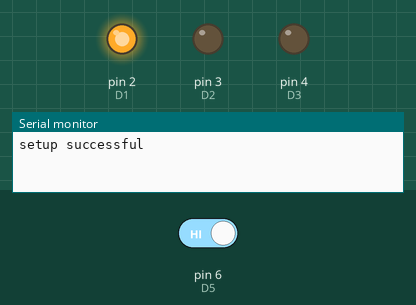
Recording of a sketch running on a simulated Arduino Uno, built with avr-gcc and run on an emulated ATmega328P. Shown: output pins drawn as LEDs (lit = HIGH), the last lines printed to the serial monitor. Inputs (shaded band) come from the test bench; at power-on: pin 6 (D5) HIGH. Pins used as bus, display or sensor lines are not drawn.

Above: at 0.1 s.
At 4.8 s:
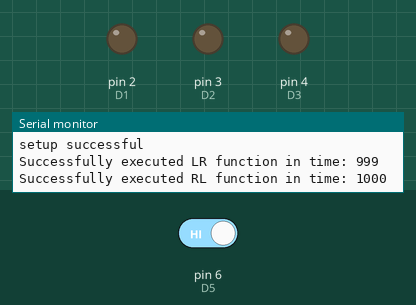
4.9 s: pin 6 (D5) driven LOW
At 5.3 s:
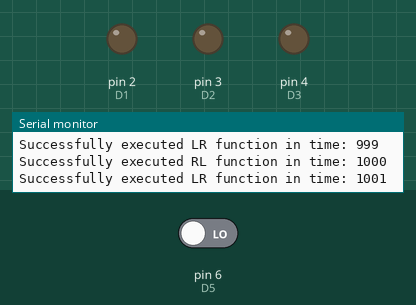
Timing chart, 0 to 7.9 s (numbered marks = the images above; inputs shaded):
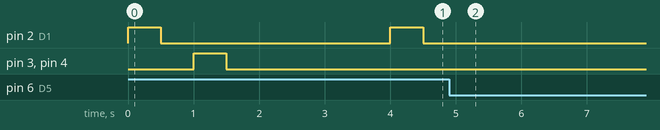

The sketch:

shb_test.ino
```cpp
//maximum frequency of oscialltion is the timer 1/timer loop
//TODO: replace with a non-blocking timer:
//TODO: time processes @BenShort
//this has no protection
//deadtimes in mns
const int MDT = 1; //change to actual value once measured with an oscilloscope
//Pins
const int D1 = 2;
const int D2 = 3;
const int D3 = 4;
const int D4 = 5;
const int D5 = 6;

//on time for LED test
const int on_time_LR = 500;
const int on_time_RL = 500;
const int off_time_LR = 500;
const int off_time_RL = 500;

long int t1, t2, t3, begin_timer, end_timer, delta_time;

void setup() {
  //Set up h-bridge pins:
  pinMode(D1, OUTPUT);
  pinMode(D2, OUTPUT);
  pinMode(D3, OUTPUT);
  pinMode(D4, OUTPUT);
  pinMode(D5, INPUT);

  //ensuring that all MOSFETS are open
  digitalWrite(D1, false);
  digitalWrite(D2, false);
  digitalWrite(D3, false);
  digitalWrite(D4, false);

  //serial
  Serial.begin(9600);
  Serial.println("setup successful");
}

//safety function to limit sensor
//returns allows the function to finish early
bool LR(double on_time, double off_time){
  //assumes that all gates are open by the time this function is reached
  //process of closing gates:
  digitalWrite(D1, true);
  digitalWrite(D4, true);


  //TODO: do we need delay, or how long does it take for the function to write anyway
  //TODO, add delay that it takes for the MOSFETS to actually switch the load on, needed to get the correct frequency as expected
  delay(MDT);
  //takes 4us to execute
  begin_timer = millis();

  //Safety Function
  //this limits the function to around 100kHz strobe, which is more than enough for the intended function
  if(!digitalRead(D5)){
    //emergency off
    digitalWrite(D1, false);
    digitalWrite(D2, false);
    digitalWrite(D3, false);
    digitalWrite(D4, false);

    delay(5000);

    //will this run extra time when we don't need to?
    while (!digitalRead(D5)){
      delay(5000);
    }
    //this allows us to skip the timers later on, which can be long!
    return true;
  }
  else{
    //off like normal
    end_timer = millis(); //takes 4us to execute
    delta_time = begin_timer - end_timer; //4us
    //total extra delay is 12us, therefore shouldn't really matter, with a strobe of 1kHz, that is only 0.12% error in the freq
    delay(on_time-MDT);
    digitalWrite(D1, false);
    digitalWrite(D4, false);
  }

  //Deadtime if the next instruction is to turn on the other side
  delay(MDT);
  delay(off_time - MDT);
  return false;
}
bool RL(double on_time, double off_time){
  //assumes that all gates are open by the time this function is reached
  //process of closing gates:
  digitalWrite(D2, true);
  digitalWrite(D3, true);


  //TODO: do we need delay, or how long does it take for the function to write anyway
  //TODO, add delay that it takes for the MOSFETS to actually switch the load on, needed to get the correct frequency as expected
  delay(MDT);
  //takes 4us to execute
  begin_timer = millis();

  //Safety Function
  //this limits the function to around 100kHz strobe, which is more than enough for the intended function
  if(!digitalRead(D5)){
    //emergency off
    digitalWrite(D2, false);
    digitalWrite(D1, false);
    digitalWrite(D3, false);
    digitalWrite(D4, false);

    delay(5000);
    Serial.println("Tripped");
    //will this run extra time when we don't need to?
    while (!digitalRead(D5)){
      Serial.println("Tripped");
      delay(5000);
    }
    //this allows us to skip the timers later on, which can be long!
    return true;
  }
  else{
    //off like normal
    end_timer = millis(); //takes 4us to execute
    delta_time = begin_timer - end_timer; //4us
    //total extra delay is 12us, therefore shouldn't really matter, with a strobe of 1kHz, that is only 0.12% error in the freq
    delay(on_time-MDT);
    digitalWrite(D2, false);
    digitalWrite(D3, false);
  }

  //Deadtime if the next instruction is to turn on the other side
  delay(MDT);
  delay(off_time - MDT);
  return false;
}
void loop() {
  //if nothing connected otherwise will just run through eventhough it shouldn't
  // put your main code here, to run repeatedly:
  //LR
  t1 = millis();
  LR(on_time_LR, off_time_LR);
  t2 = millis();
  t3 = t2 - t1;
  Serial.println("Successfully executed LR function in time: " + String(t3));

  //RL
  t1 = millis();
  RL(on_time_RL, off_time_RL);
  t2 = millis();
  t3 = t2 - t1;
  Serial.println("Successfully executed RL function in time: " + String(t3));

  //slight delay before loop
  delay(2000);

}
```

Measured:
- after the input at 4.9 s, pin 2 (D1), pin 3 (D2), pin 4 (D3): stops changing and stays LOW
- by itself, pin 2 (D1): alternates HIGH for 0.50 s and LOW for 3.5 s
